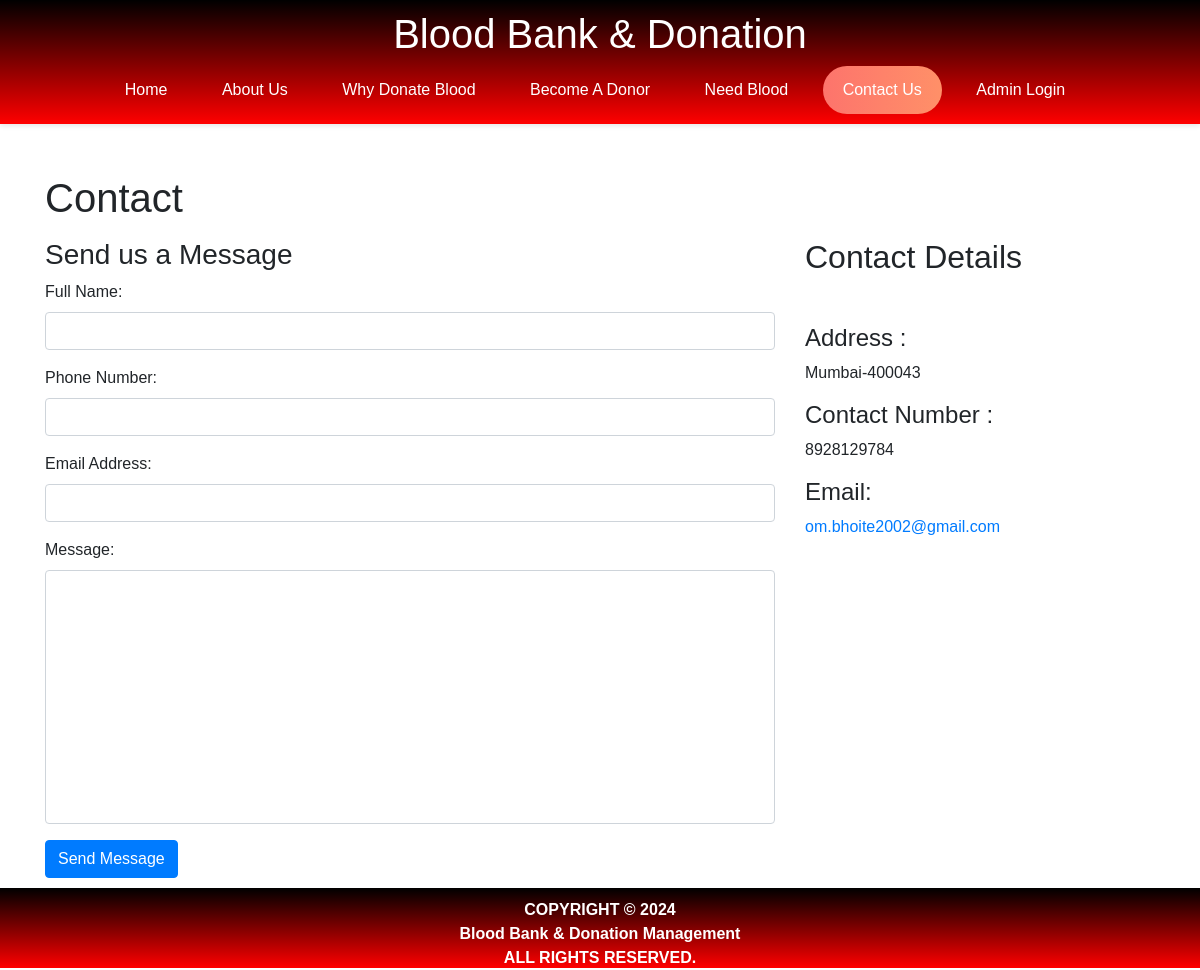
The app's page /Contact_us.php with its own data.
### tables this page shows
CREATE TABLE `contact_info` (
  `contact_id` int(11) NOT NULL,
  `contact_address` varchar(100) NOT NULL,
  `contact_mail` varchar(50) NOT NULL,
  `contact_phone` varchar(100) NOT NULL
);

### Contact_us.php (the view, shortened to what this page needs)
<html>
<head>
  <link rel="stylesheet" href="https://maxcdn.bootstrapcdn.com/bootstrap/4.5.2/css/bootstrap.min.css">
</head>
<body>
  <?php $active = 'contact';
  include 'Head.php'; ?>
  <div id="page-container" style="margin-top:50px; position: relative;min-height: 84vh;">
    <div class="container">
      <div id="content-wrap" style="padding-bottom:50px;">
        <h1 class="mt-4 mb-3">Contact</h1>
        <div class="row">
          <div class="col-lg-8 mb-4">
            <h3>Send us a Message</h3>
            <form name="sentMessage" method="post">
              <div class="control-group form-group">
                <div class="controls">
                  <label>Full Name:</label>
                  <input type="text" class="form-control" id="name" name="fullname" required>
                </div>
              </div>
              <div class="control-group form-group">
                <div class="controls">
                  <label>Phone Number:</label>
                  <input type="tel" class="form-control" id="phone" name="contactno" required>
                </div>
              </div>
              <div class="control-group form-group">
                <div class="controls">
                  <label>Email Address:</label>
                  <input type="email" class="form-control" id="email" name="email" required>
                </div>
              </div>
              <div class="control-group form-group">
                <div class="controls">
                  <label>Message:</label>
                  <textarea rows="10" cols="100" class="form-control" id="message" name="message" required
                    maxlength="999" style="resize:none"></textarea>
                </div>
              </div>
              <button type="submit" name="send" class="btn btn-primary">Send Message</button>
            </form>
          </div>
          <div class="col-lg-4 mb-4">
            <h2>Contact Details</h2>
            <?php
            include 'Conn.php';
            $sql = "select * from contact_info";
            $result = mysqli_query($conn, $sql);
            if (mysqli_num_rows($result) > 0) {
              while ($row = mysqli_fetch_assoc($result)) { ?>
                <br>
                <p>
                <h4>Address :</h4>
                <?php echo $row['contact_address']; ?>
                </p>
                <p>
                <h4>Contact Number :</h4>
                <?php echo $row['contact_phone']; ?>
                </p>
                <p>
                <h4> Email: </h4><a href="https://mail.google.com/mail/u/0/#compose">
                  <?php echo $row['contact_mail']; ?>
                </a>
                </p>
              <?php }
            } ?>
          </div>
        </div>
      </div>
    </div>
    <?php include 'Footer.php' ?>
  </div>
</body>
</html>

### Head.php (style rules this page uses)
body { margin: 0; font-family: Gilroy, sans-serif; }

### records on screen
contact_info: contact_address "Mumbai-400043", contact_phone "8928129784", contact_mail "om.bhoite2002@gmail.com"
